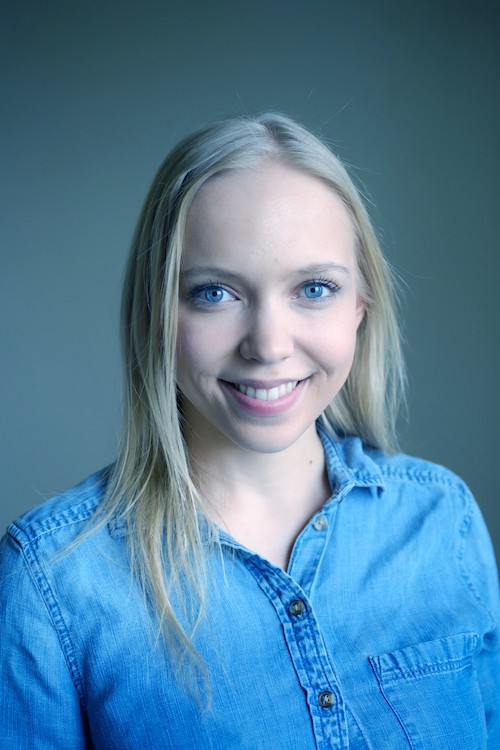
#> input picture Resources/testImage.jpg, 500 x 750 px
$ python image-functions.py
#> lines starting #> are read from the running program, lines starting #| are printed output that depends on the picture; after the words box and inside, x2 and y2 are one past the last pixel; in counts of white or black regions, pixels touching at a corner belong together
import cv2
import numpy as np

img = cv2.imread("Resources/testImage.jpg")
#> img is the input picture: shape (750, 500, 3); mean B, G, R 158.5, 128.4, 81.4

# --- GRAYSCALE ---
# in openCV, convert image to grayscale using COLOR_BGR2GRAY
# in open CV color images are BGR instead of RGB
'''
imgGrayscale = cv2.cvtColor(img, cv2.COLOR_BGR2GRAY)
cv2.imshow("Gray Image", imgGrayscale)
cv2.waitKey(0)
'''

# --- BLURRED IMAGE ---
# ksize = kernel size must be odd number (5,5), (7, 7) etc
'''
imgBlurred = cv2.GaussianBlur(img, (7, 7), 0)
cv2.imshow("Blurred Image", imgBlurred)
cv2.waitKey(0)
'''

# --- EDGE DETECTION ---
# Canny(img, threshold1, threshold2)
kernel = np.ones((5,5), np.uint8)

imgCanny = cv2.Canny(img, 100, 100)
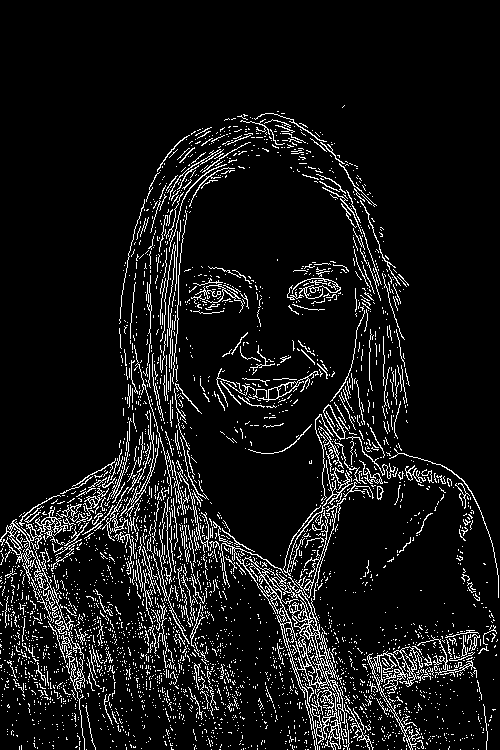
#> imgCanny: shape (750, 500); 8.3% white in thin lines or dots, all inside (x1, y1, x2, y2) = (0, 105, 499, 750)
# cv2.imshow("Canny Image", imgCanny)
# The most basic morphological operations are dilation and erosion.
# Dilation adds pixels to the boundaries of objects in an image,
# while erosion removes pixels on object boundaries.

# DILATION: THICKEN EDGES
# the more iterations, the thicker the edges
imgDialation = cv2.dilate(imgCanny, kernel, iterations=1)
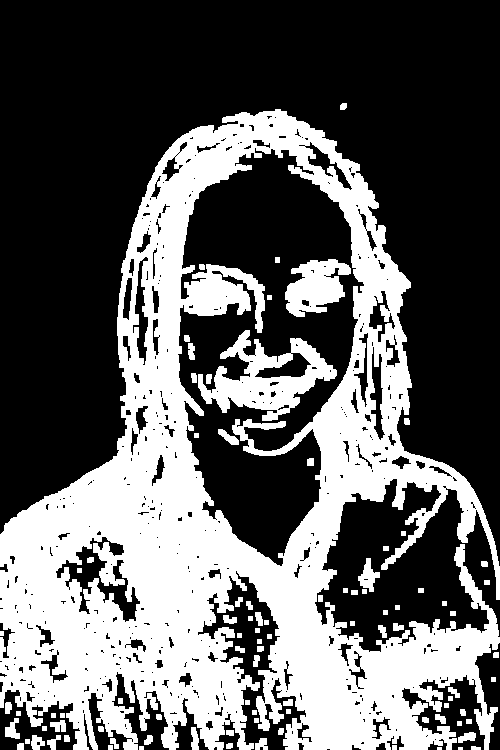
#> imgDialation: shape (750, 500); 37.5% white; 92 white regions (2 under 20 px), largest, box (x1, y1, x2, y2) and area: (0, 109, 500, 750) 128539, (198, 330, 337, 421) 5264, (285, 259, 351, 317) 2439
#cv2.imshow("Thick edges", imgDialation)
#cv2.waitKey(0)

# EROSION: MAKE EDGES THINNER
# the more iterations, the thicker the edges
imgEroded = cv2.erode(imgDialation, kernel, iterations=1)
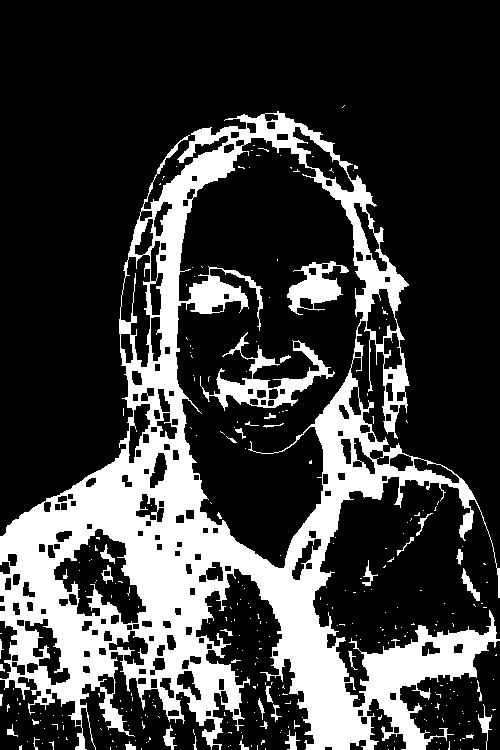
#> imgEroded: shape (750, 500); 24.2% white; 315 white regions (278 under 20 px), largest, box (x1, y1, x2, y2) and area: (0, 111, 500, 750) 83735, (200, 332, 335, 411) 2591, (287, 261, 349, 315) 1519
cv2.imshow("Thin edges", imgEroded)
cv2.waitKey(0)

$ run again, with Resources/cars.jpg copied over Resources/testImage.jpg
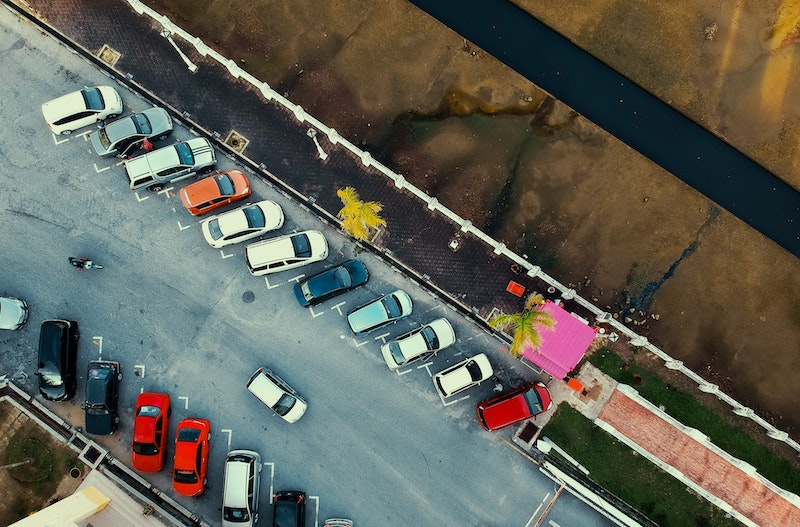
#> input picture Resources/cars.jpg, 800 x 527 px
#> img is the input picture: shape (527, 800, 3); mean B, G, R 87.1, 97.4, 97
#> `imgCanny = cv2.Canny(img, 100, 100)`:
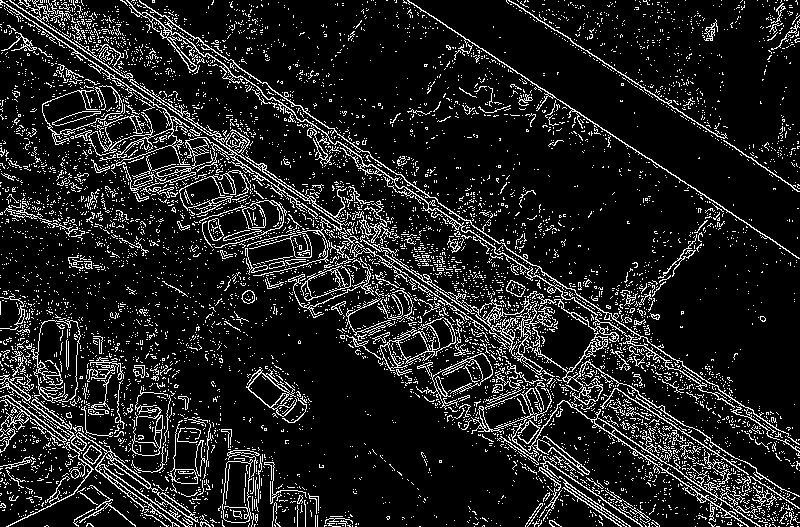
#> imgCanny: shape (527, 800); 12.4% white in thin lines or dots
#> imgDialation: shape (527, 800); 56.8% white; 584 black regions (397 under 20 px), largest, box (x1, y1, x2, y2) and area: (227, 0, 710, 308) 41308, (174, 278, 545, 527) 35597, (414, 0, 800, 255) 18954
#> `imgEroded = cv2.erode(imgDialation, kernel, iterations=1)`:
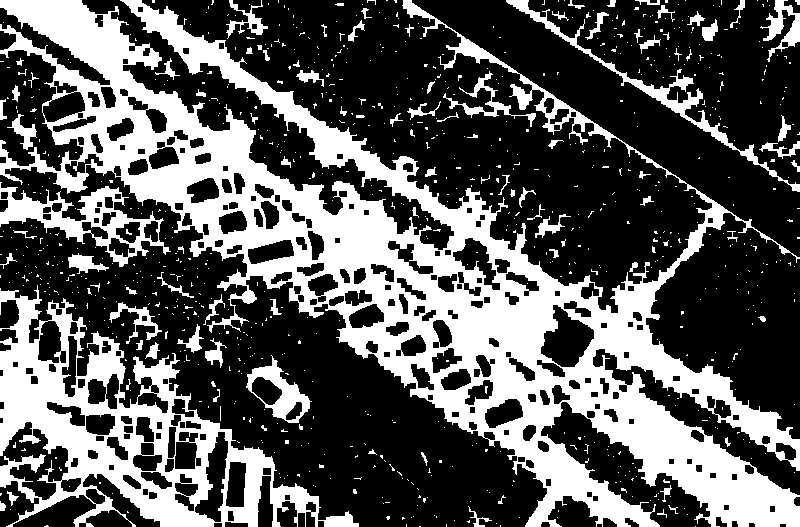
#> imgEroded: shape (527, 800); 35% white; 878 white regions (785 under 20 px), largest, box (x1, y1, x2, y2) and area: (0, 0, 800, 527) 102079, (0, 285, 359, 527) 25561, (0, 182, 171, 267) 4018

$ run again, with Resources/group_photo.jpg copied over Resources/testImage.jpg
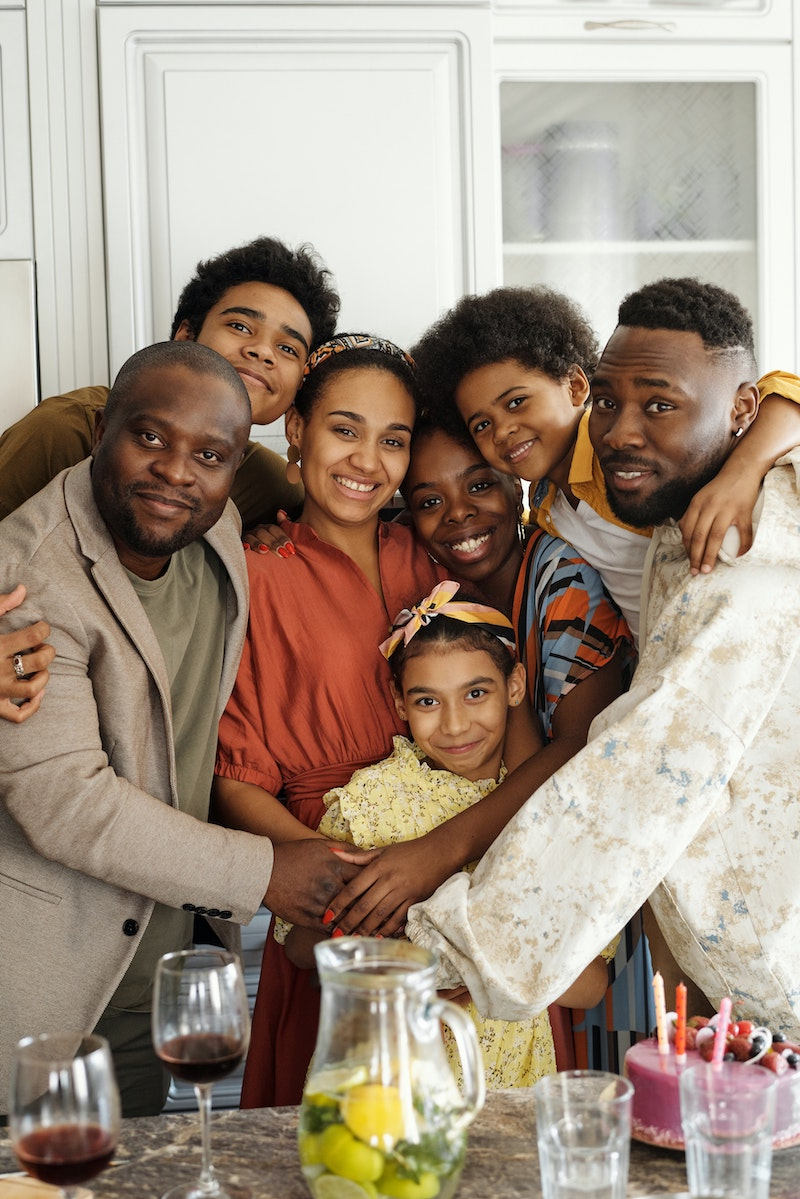
#> input picture Resources/group_photo.jpg, 800 x 1199 px
#> img is the input picture: shape (1199, 800, 3); mean B, G, R 129.6, 144.8, 161.7
#> `imgCanny = cv2.Canny(img, 100, 100)`:
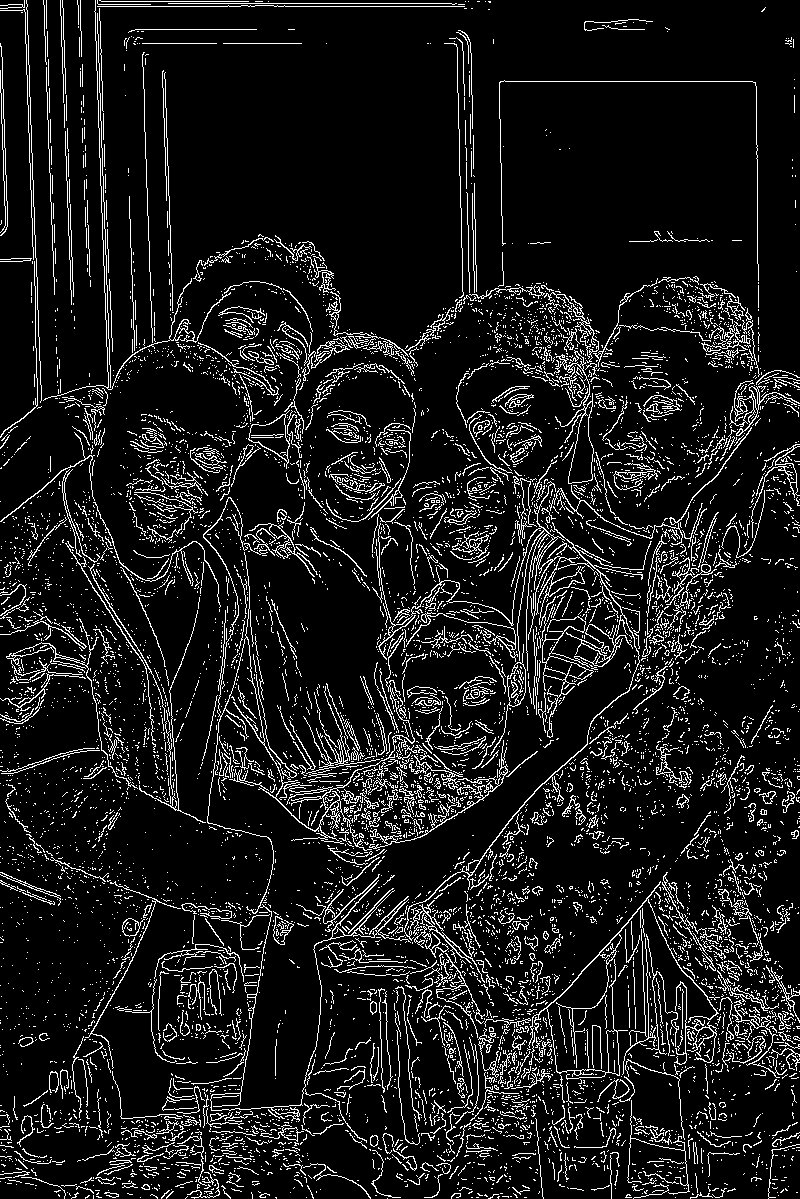
#> imgCanny: shape (1199, 800); 10% white in thin lines or dots
#> imgDialation: shape (1199, 800); 47.3% white; 349 white regions (3 under 20 px), largest, box (x1, y1, x2, y2) and area: (0, 0, 800, 1199) 412486, (497, 78, 761, 313) 3343, (58, 0, 76, 307) 2242
#> `imgEroded = cv2.erode(imgDialation, kernel, iterations=1)`:
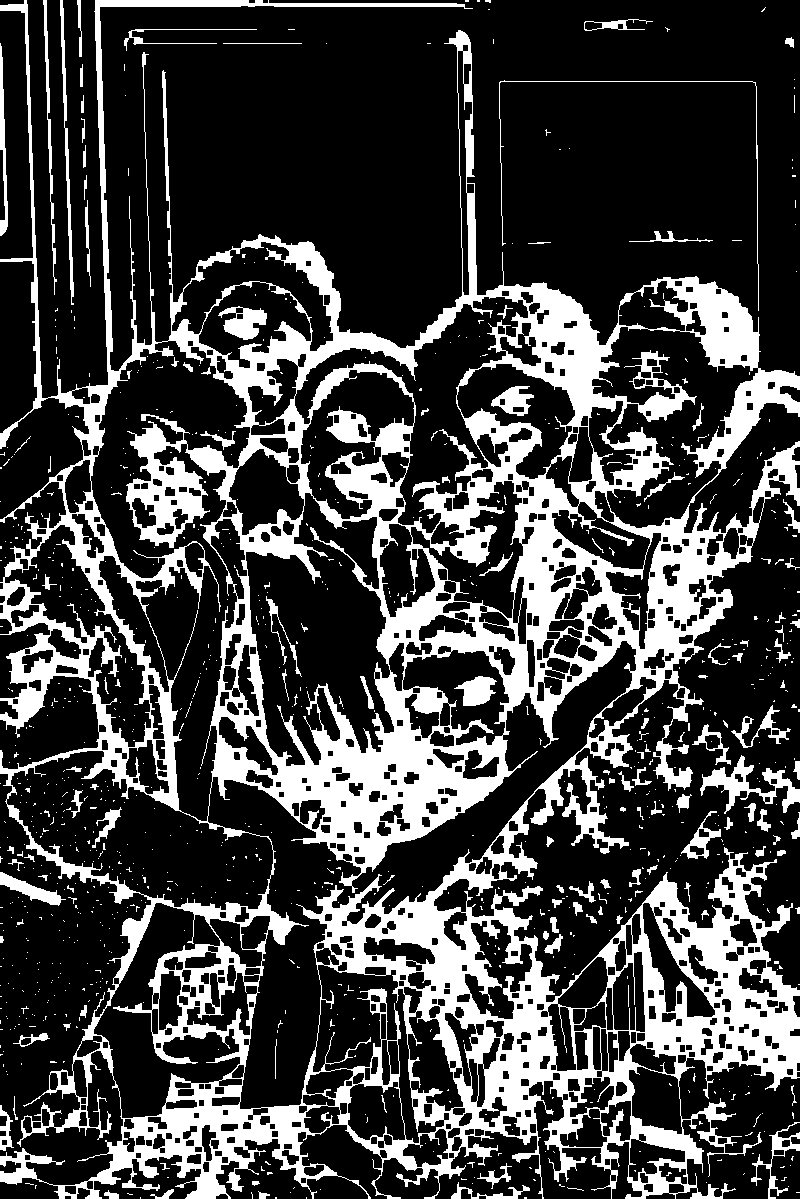
#> imgEroded: shape (1199, 800); 25.8% white; 951 white regions (827 under 20 px), largest, box (x1, y1, x2, y2) and area: (0, 0, 800, 1199) 225973, (700, 755, 800, 814) 1789, (60, 0, 74, 305) 948
